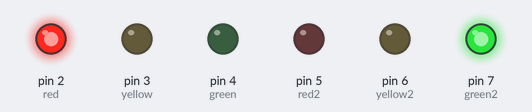
Simulated run of this sketch. Board: Arduino Uno, built with avr-gcc and run on an emulated ATmega328P. Parts: output pins drawn as LEDs (lit = HIGH).

Above: at 1.5 s.
At 3.5 s:
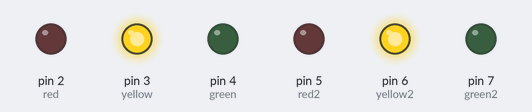
At 5.5 s:
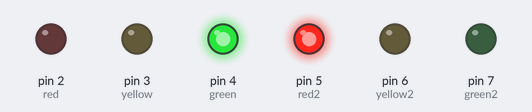
Timing chart, 0 to 9.1 s (numbered marks = the images above):
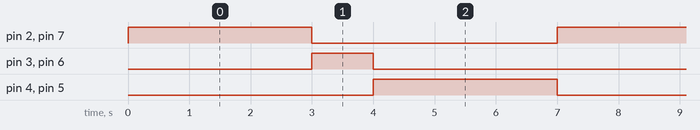

The sketch:

traffic_2lanes.ino
```cpp
int red = 2;
int yellow = 3;
int green = 4;
int red2 = 5;
int yellow2 = 6;
int green2 = 7;
void setup() {
  // put your setup code here, to run once:
  pinMode(red, OUTPUT);
  pinMode(yellow, OUTPUT);
  pinMode(green, OUTPUT);
  pinMode(red2, OUTPUT);
  pinMode(yellow2, OUTPUT);
  pinMode(green2, OUTPUT);
}

void loop() {
  // put your main code here, to run repeatedly:
  //red is on for 3 seconds
  digitalWrite(red, HIGH);
  digitalWrite(green2, HIGH);
  delay(3000);
  digitalWrite(red, LOW);
  digitalWrite(green2, LOW);

  //yellow will be on for 1 second
  digitalWrite(yellow, HIGH);
  digitalWrite(yellow2, HIGH);
  delay(1000);
  digitalWrite(yellow, LOW);
  digitalWrite(yellow2, LOW);

  //green will be on for 3 seconds
  digitalWrite(green, HIGH);
  digitalWrite(red2, HIGH);
  delay(3000);
  digitalWrite(green, LOW);
  digitalWrite(red2, LOW);
}
```

Measured:
- by itself, pin 2 (red), pin 4 (green), pin 5 (red2), pin 7 (green2): alternates HIGH for 3.0 s and LOW for 4.0 s
- by itself, pin 3 (yellow), pin 6 (yellow2): alternates HIGH for 1.0 s and LOW for 6.0 s
- by itself, everything shown: repeats every 7.0 s, in 4 steps
